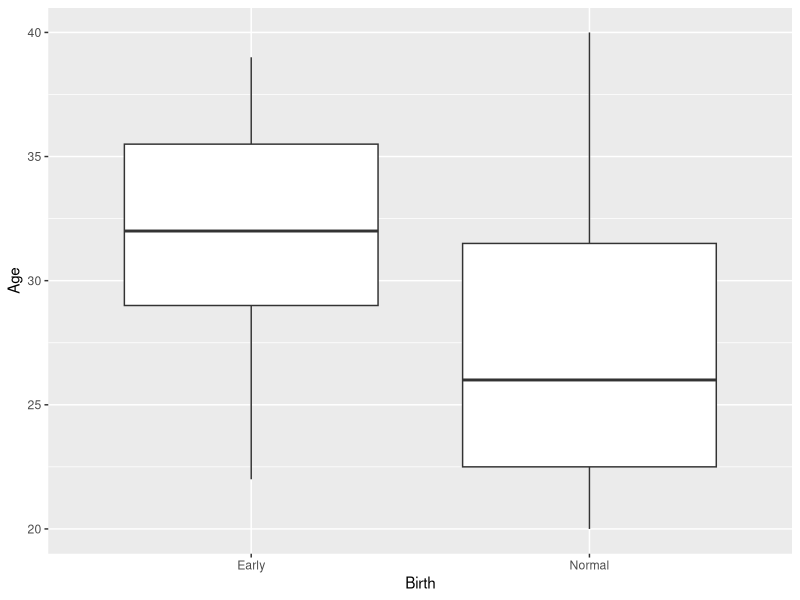
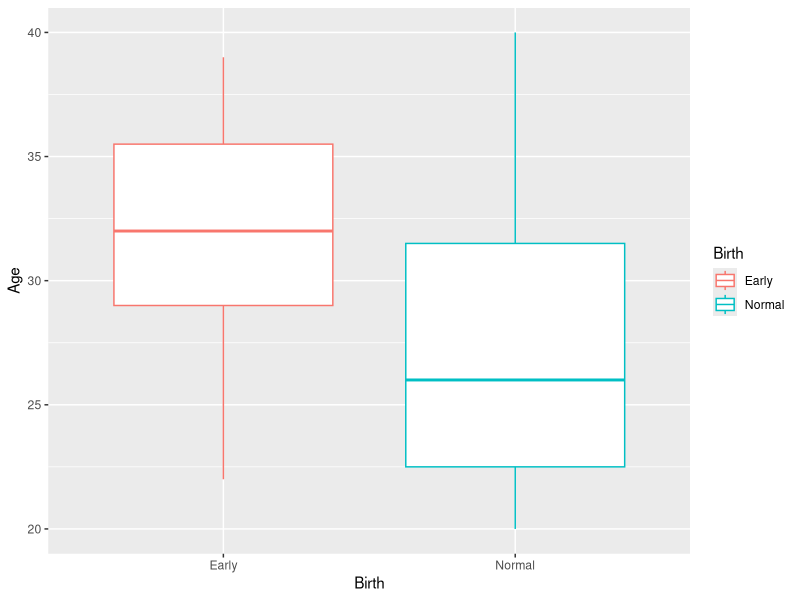
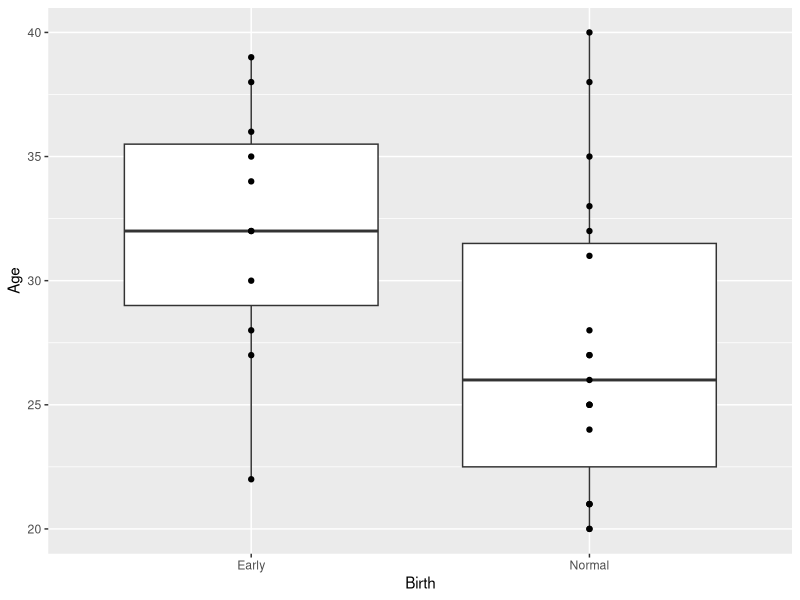
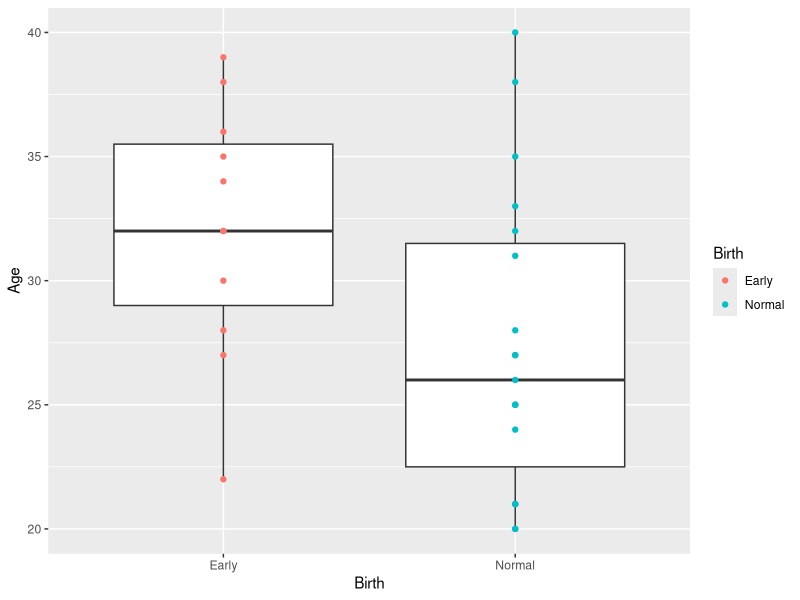
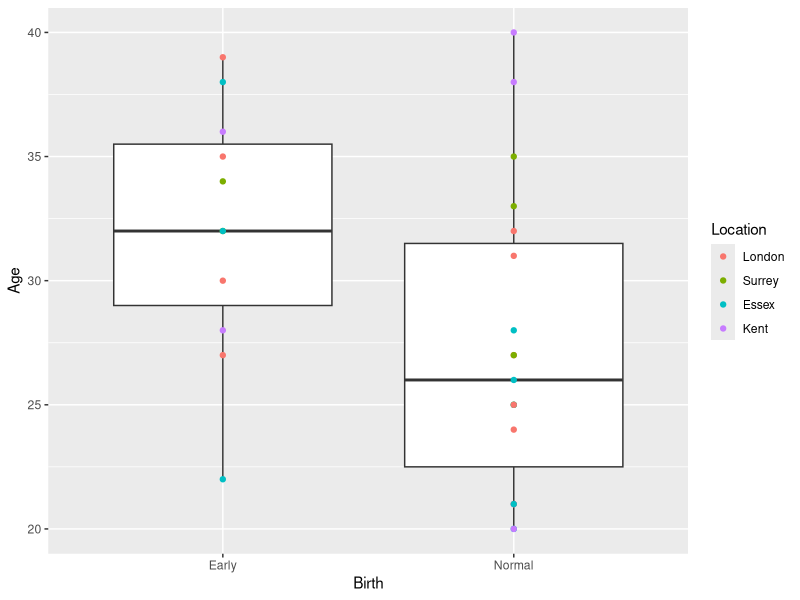
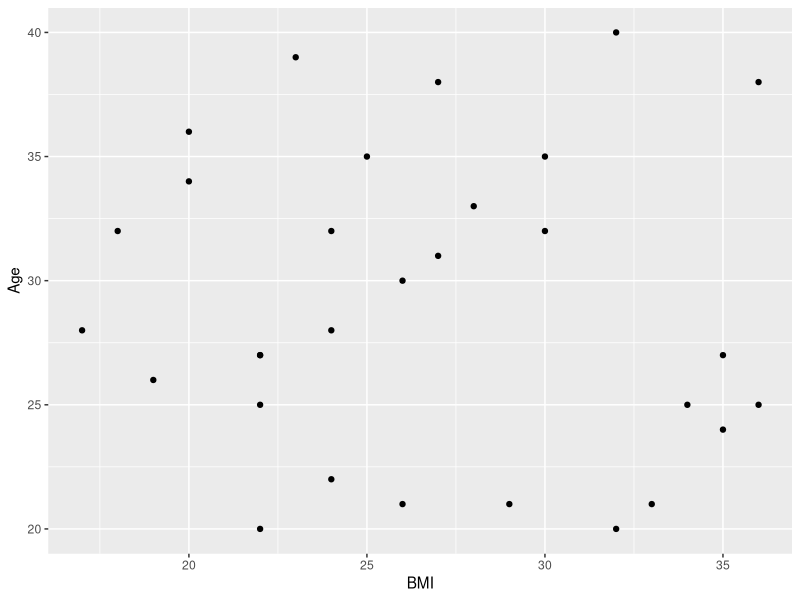
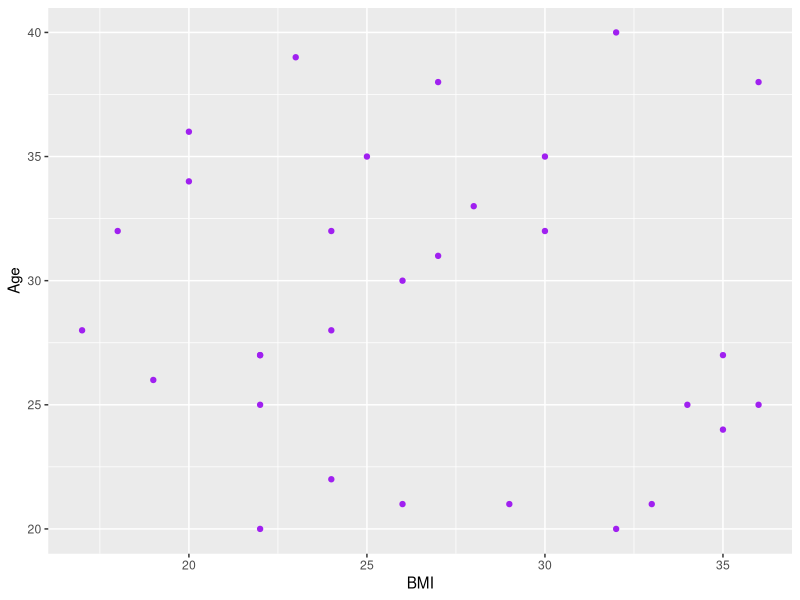
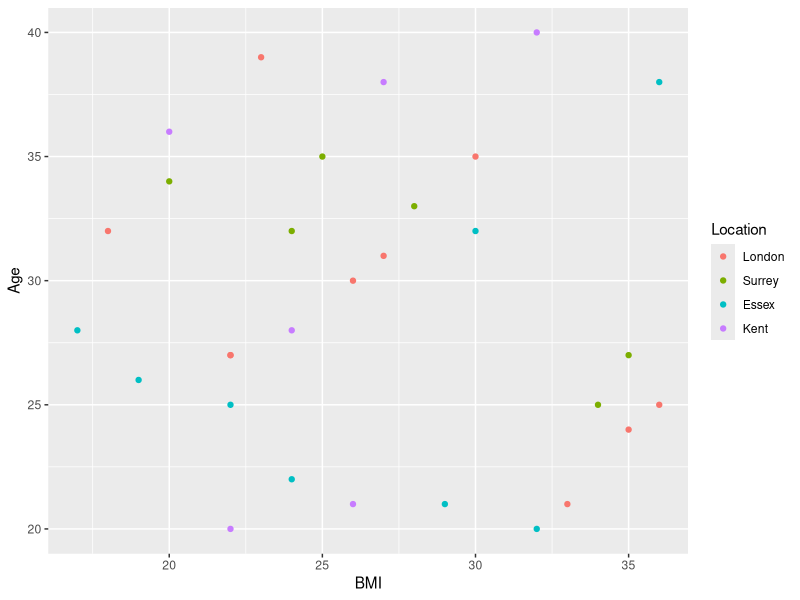

Reproduce these figures in R, in order.
############################################################################################
##                                                                                        ##
##                                 Basic R set up                                         ##
##                                                                                        ##
############################################################################################

# Set the working directory
setwd("/Users/aliciahadingham/OneDrive - King's College London/PhD/FYI_or_Other/Public_Engagement/The Brilliant Club/Github_content") #Mac
#getwd()

# Load data1
data1 <- read.csv("data/data1_spreadsheet.csv", header=TRUE) 

# Changing Location from characters to factors & ordering the categories
data1$Location <- factor(data1$Location, levels = c("London", "Surrey", "Essex", "Kent"))

# Load ggplot2 library 
library(ggplot2)




############################################################################################
##                                                                                        ##
##                                     Boxplots                                           ##
##                                                                                        ##
############################################################################################

## Boxplots of Birth vs Age

# Simple boxplot 
ggplot(data=data1, aes(x=Birth, y=Age)) +
  geom_boxplot()

ggsave("plots/boxplot_basic.png", plot=last_plot(), dpi=900, width=2, height=3)


# Boxplot with colours by Birth timing
ggplot(data=data1, aes(x=Birth, y=Age)) +
  geom_boxplot(aes(colour=Birth))

ggsave("plots/boxplot_colours.png", plot=last_plot(), dpi=900, width=3, height=3)


# Boxplot with a scatter plot on top
ggplot(data=data1, aes(x=Birth, y=Age)) +
  geom_boxplot() + 
  geom_point()

ggsave("plots/boxplot_points.png", plot=last_plot(), dpi=900, width=2, height=3)


# Boxplot with a scatter plot on top (with colours by Birth)
ggplot(data=data1, aes(x=Birth, y=Age)) +
  geom_boxplot() + 
  geom_point(aes(colour=Birth))

ggsave("plots/boxplot_points_colours_Birth.png", plot=last_plot(), dpi=900, width=3, height=3)


# Boxplot with a scatter plot on top (with colours by Location)
ggplot(data=data1, aes(x=Birth, y=Age)) +
  geom_boxplot() + 
  geom_point(aes(colour=Location))

ggsave("plots/boxplot_points_colours_Location.png", plot=last_plot(), dpi=900, width=3, height=3)




############################################################################################
##                                                                                        ##
##                                   Scatter plots                                        ##
##                                                                                        ##
############################################################################################

## Scatter plots of BMI vs Age

# Simple scatter plot 
ggplot(data=data1, aes(x=BMI, y=Age)) +
  geom_point()

ggsave("plots/scatter_basic.png", plot=last_plot(), dpi=900, width=3, height=3)


# Scatter plot in a specific colour
ggplot(data=data1, aes(x=BMI, y=Age)) +
  geom_point(colour="purple")

ggsave("plots/scatter_purple.png", plot=last_plot(), dpi=900, width=3, height=3)


# Scatter plot with colours by Location
ggplot(data=data1, aes(x=BMI, y=Age)) +
  geom_point(aes(colour=Location))

ggsave("plots/scatter_colours.png", plot=last_plot(), dpi=900, width=4, height=3)


# Scatter plot with colours by Location and shapes by Birth:
ggplot(data=data1, aes(x=BMI, y=Age)) +
  geom_point(aes(colour=Location, shape=Birth))

ggsave("plots/scatter_colours_shapes.png", plot=last_plot(), dpi=900, width=4, height=3)




############################################################################################
##                                                                                        ##
##                       Extra: Boxplots with points jittered                             ##
##                                                                                        ##
############################################################################################ 

# Boxplot with a jitter scatter plot 
ggplot(data=data1, aes(x=Birth, y=Age)) +
  geom_boxplot() + 
  geom_jitter()

ggsave("plots/boxplot_jitter.png", plot=last_plot(), dpi=900, width=2, height=3)


# Boxplot with a jitter scatter plot (colours by Birth timing & shapes by Location)
ggplot(data=data1, aes(x=Birth, y=Age)) +
  geom_boxplot() + 
  geom_jitter(aes(colour=Location, shape=Birth))

ggsave("plots/boxplot_jitter_colours_shapes.png", plot=last_plot(), dpi=900, width=3, height=3)





